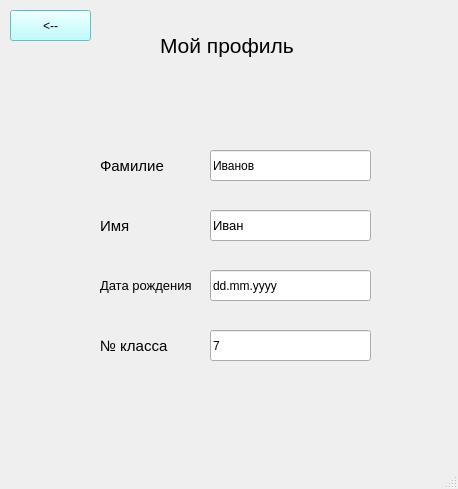
<?xml version="1.0" encoding="UTF-8"?>
<ui version="4.0">
 <class>MainWindow</class>
 <widget class="QMainWindow" name="MainWindow">
  <property name="geometry">
   <rect>
    <x>0</x>
    <y>0</y>
    <width>458</width>
    <height>489</height>
   </rect>
  </property>
  <property name="windowTitle">
   <string>MainWindow</string>
  </property>
  <property name="autoFillBackground">
   <bool>true</bool>
  </property>
  <property name="styleSheet">
   <string notr="true">color: rgb(0, 0, 0);</string>
  </property>
  <widget class="QWidget" name="centralwidget">
   <widget class="QLineEdit" name="surname_student">
    <property name="geometry">
     <rect>
      <x>210</x>
      <y>150</y>
      <width>161</width>
      <height>31</height>
     </rect>
    </property>
    <property name="text">
     <string>Иванов</string>
    </property>
   </widget>
   <widget class="QLabel" name="label">
    <property name="geometry">
     <rect>
      <x>100</x>
      <y>150</y>
      <width>71</width>
      <height>31</height>
     </rect>
    </property>
    <property name="font">
     <font>
      <pointsize>11</pointsize>
     </font>
    </property>
    <property name="text">
     <string>Фамилие</string>
    </property>
   </widget>
   <widget class="QLineEdit" name="name_student">
    <property name="geometry">
     <rect>
      <x>210</x>
      <y>210</y>
      <width>161</width>
      <height>31</height>
     </rect>
    </property>
    <property name="font">
     <font>
      <pointsize>10</pointsize>
     </font>
    </property>
    <property name="text">
     <string>Иван</string>
    </property>
   </widget>
   <widget class="QLabel" name="label_2">
    <property name="geometry">
     <rect>
      <x>100</x>
      <y>210</y>
      <width>71</width>
      <height>31</height>
     </rect>
    </property>
    <property name="font">
     <font>
      <pointsize>11</pointsize>
     </font>
    </property>
    <property name="text">
     <string>Имя</string>
    </property>
   </widget>
   <widget class="QLineEdit" name="date_birthday">
    <property name="geometry">
     <rect>
      <x>210</x>
      <y>270</y>
      <width>161</width>
      <height>31</height>
     </rect>
    </property>
    <property name="font">
     <font>
      <pointsize>9</pointsize>
     </font>
    </property>
    <property name="text">
     <string>dd.mm.yyyy</string>
    </property>
   </widget>
   <widget class="QLabel" name="label_3">
    <property name="geometry">
     <rect>
      <x>100</x>
      <y>270</y>
      <width>101</width>
      <height>31</height>
     </rect>
    </property>
    <property name="font">
     <font>
      <pointsize>10</pointsize>
     </font>
    </property>
    <property name="text">
     <string>Дата рождения</string>
    </property>
   </widget>
   <widget class="QLineEdit" name="class_number">
    <property name="geometry">
     <rect>
      <x>210</x>
      <y>330</y>
      <width>161</width>
      <height>31</height>
     </rect>
    </property>
    <property name="text">
     <string>7</string>
    </property>
   </widget>
   <widget class="QLabel" name="label_4">
    <property name="geometry">
     <rect>
      <x>100</x>
      <y>330</y>
      <width>71</width>
      <height>31</height>
     </rect>
    </property>
    <property name="font">
     <font>
      <pointsize>11</pointsize>
     </font>
    </property>
    <property name="text">
     <string>№ класса</string>
    </property>
   </widget>
   <widget class="QLabel" name="label_5">
    <property name="geometry">
     <rect>
      <x>160</x>
      <y>20</y>
      <width>201</width>
      <height>51</height>
     </rect>
    </property>
    <property name="font">
     <font>
      <pointsize>16</pointsize>
     </font>
    </property>
    <property name="text">
     <string>Мой профиль</string>
    </property>
   </widget>
   <widget class="QPushButton" name="return_2">
    <property name="geometry">
     <rect>
      <x>10</x>
      <y>10</y>
      <width>81</width>
      <height>31</height>
     </rect>
    </property>
    <property name="font">
     <font/>
    </property>
    <property name="styleSheet">
     <string notr="true">background-color: #aaffff;</string>
    </property>
    <property name="text">
     <string>&lt;--</string>
    </property>
   </widget>
  </widget>
  <widget class="QMenuBar" name="menubar">
   <property name="geometry">
    <rect>
     <x>0</x>
     <y>0</y>
     <width>458</width>
     <height>21</height>
    </rect>
   </property>
   <property name="autoFillBackground">
    <bool>false</bool>
   </property>
  </widget>
  <widget class="QStatusBar" name="statusbar"/>
 </widget>
 <resources/>
 <connections/>
</ui>
